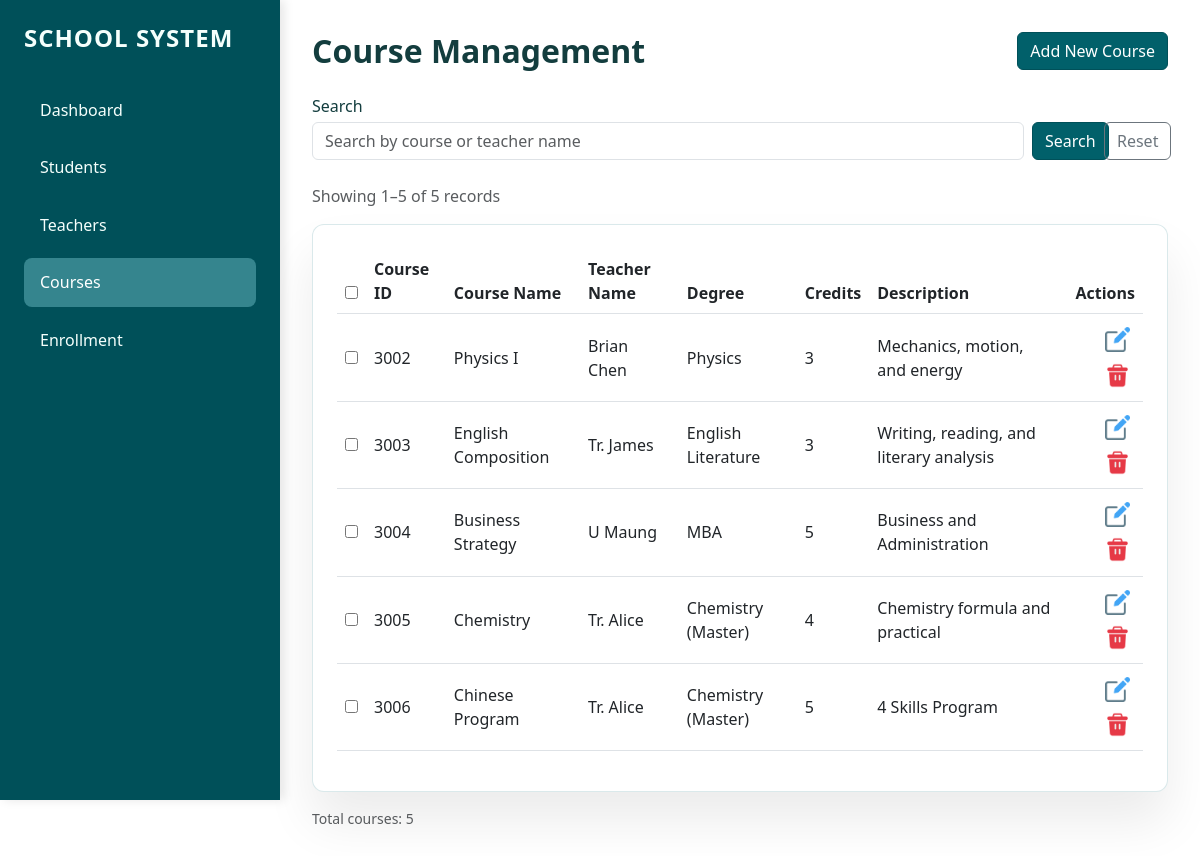
Screenshot of /courses with the database file from the repository.
### tables this page shows
CREATE TABLE courses (
                course_id INTEGER PRIMARY KEY AUTOINCREMENT,
                course_name TEXT NOT NULL,
                teacher_id INTEGER,
                credits INTEGER,
                description TEXT,
                FOREIGN KEY (teacher_id) REFERENCES teachers (teacher_id)
            );

CREATE TABLE teachers (
                teacher_id INTEGER PRIMARY KEY AUTOINCREMENT,
                name TEXT NOT NULL,
                email TEXT,
                degree TEXT,
                hire_date DATE
            );

### app.py (the view, shortened to what this page needs)
@app.route("/courses", methods=["GET", "POST"])
def courses_page():
    search = request.args.get("search", "").strip()
    page = request.args.get("page", 1, type=int)
    per_page = 5
    courses, total = database.get_courses(
        search_text=search or None, page=page, per_page=per_page
    )
    total_pages = (total + per_page - 1) // per_page
    start = (page - 1) * per_page + 1 if total > 0 else 0
    end = min(page * per_page, total)
    return render_template(
        "courses.html",
        courses=courses,
        teachers=database.get_all_teachers(),
        search=search,
        page=page,
        total_pages=total_pages,
        total=total,
        start=start,
        end=end,
    )

### database.py (called while the page is built)
def get_connection():
    conn = sqlite3.connect(DB_NAME, timeout=30)
    conn.execute('PRAGMA foreign_keys = ON')
    conn.row_factory = sqlite3.Row
    return conn

def get_all_teachers():
    teachers, _ = get_teachers(page=None, per_page=None)
    return teachers

### templates/courses.html (shortened to what this page needs)
{% extends "base.html" %}
{% block content %}
<div class="d-flex justify-content-between align-items-center mb-4">
    <h2 class="mb-0 fw-bold fs-20">Course Management</h2>
    <button class="btn btn-primary" data-bs-toggle="modal" data-bs-target="#addModal">Add New Course</button>
</div>
<form method="GET" action="{{ url_for('courses_page') }}" class="row g-2 align-items-end mb-4">
    <div class="col-md-10">
        <label for="search" class="form-label mb-1">Search</label>
        <input type="search" name="search" class="form-control" placeholder="Search by course or teacher name"
            value="{{ search | default('') }}">
    </div>
    <div class="col-md-1 d-grid">
        <button type="submit" class="btn btn-outline-primary w-100">Search</button>
    </div>
    <div class="col-md-1 d-grid">
        <a href="{{ url_for('courses_page') }}" class="btn btn-outline-secondary">Reset</a>
    </div>
</form>
<p class="text-muted">Showing {{ start }}–{{ end }} of {{ total }} records</p>
<div class="card-custom">
    <table class="table align-middle">
        <thead>
            <tr>
                <th><input type="checkbox" id="selectAll"></th>
                <th>Course ID</th>
                <th>Course Name</th>
                <th>Teacher Name</th>
                <th>Degree</th>
                <th>Credits</th>
                <th>Description</th>
                <th class="text-end">Actions</th>
            </tr>
        </thead>
        <tbody>
            {% for s in courses %}
            <tr>
                <td><input type="checkbox" class="rowCheckbox" value="{{ s['course_id'] }}"></td>
                <td>{{ s['course_id'] }}</td>
                <td>{{ s['course_name'] }}</td>
                <td>{{ s['teacher_name'] or 'No Teacher' }}</td>
                <td>{{ s['degree'] }}</td>
                <td>{{ s['credits'] }}</td>
                <td>{{ s['description'] }}</td>
                <td class="text-end">
                    <button class="btn btn-sm btn-outline-secondary" data-bs-toggle="modal"
                        data-bs-target="#edit{{ s['course_id'] }}"><img
                            src="{{ url_for('static', filename='image/edit.png') }}" alt="Edit"
                            style="width: 1rem; height: 1rem;"></button>
                    <form action="/courses/{{ s['course_id'] }}/delete" method="POST" class="d-inline row-delete-form" data-item-name="course {{ s['course_name'] }}">
                        <button type="submit" class="btn btn-sm delete-row-delete-btn"><img
                                src="{{ url_for('static', filename='image/delete.png') }}" alt="Delete"
                                style="width: 1rem; height: 1rem;"></button>
                    </form>
                </td>
            </tr>
            {% endfor %}
        </tbody>
    </table>
</div>
<div class="d-flex justify-content-between align-items-center mt-3">
    <small class="text-muted">Total courses: {{ total }}</small>
</div>
{% endblock %}

### static/style.css (style rules this page uses)
:root { --sidebar-width: 280px; --primary-bg: #ffffff; --sidebar-color: #005059; --accent: #7DA78C; --accent-strong: rgb(53, 133, 142); --accent-soft: rgb(53, 133, 142,0.5); --text-muted: rgba(255, 255, 255, 0.85); --text-strong: #f5fffc; --card-bg: #ffffff; --card-border: rgba(53, 133, 142, 0.18); }
body { background: var(--primary-bg); margin: 0; font-family: 'Segoe UI', Tahoma, Geneva, Verdana, sans-serif; color: #133d3e; }
.btn-primary, .btn-outline-primary, .btn-success { color: #ffffff; background-color: #01606a !important; border-color: #005059 !important; }
.d-flex.justify-content-between.align-items-center.mb-4>.btn-primary { min-width: 140px; }
.delete-row-delete-btn { background: transparent !important; border: none !important; border-radius: 0 !important; box-shadow: none !important; padding: 0; width: 2.2rem; height: 2.2rem; display: inline-flex; align-items: center; justify-content: center; }
.delete-row-delete-btn img { width: 25px !important; height: 25px !important; }
button[data-bs-target^="#edit"] img { width: 25px !important; height: 25px !important; align-items: center; justify-content: center; background: transparent !important; border: none !important; padding: 0 !important; }
button[data-bs-target^="#edit"] { background: transparent !important; border: none !important; border-radius: 0 !important; box-shadow: none !important; padding: 0; width: 2.2rem; height: 2.2rem; display: inline-flex; align-items: center; justify-content: center; }
.card-custom { background: var(--card-bg); border-radius: 12px; padding: 1.5rem; box-shadow: 0 30px 50px rgba(0, 0, 0, 0.08); border: 1px solid var(--card-border); }

### rows the page displays
courses: course_id "3002", course_name "Physics I", name "Brian Chen", degree "Physics", credits "3", description "Mechanics, motion, and energy"
courses: course_id "3003", course_name "English Composition", name "Tr. James", degree "English Literature", credits "3", description "Writing, reading, and literary analysis"
courses: course_id "3004", course_name "Business Strategy", name "U Maung", degree "MBA", credits "5", description "Business and Administration"
courses: course_id "3005", course_name "Chemistry", name "Tr. Alice", degree "Chemistry (Master)", credits "4", description "Chemistry formula and practical"
courses: course_id "3006", course_name "Chinese Program", name "Tr. Alice", degree "Chemistry (Master)", credits "5", description "4 Skills Program"

### other values shown
{{ start }} "1"
{{ end }} "5"
{{ total }} "5"
